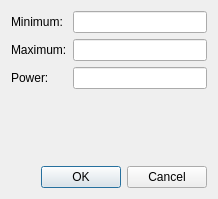
<?xml version="1.0" encoding="UTF-8"?>
<ui version="4.0">
 <class>SimpleScalingDialog</class>
 <widget class="QDialog" name="SimpleScalingDialog">
  <property name="geometry">
   <rect>
    <x>0</x>
    <y>0</y>
    <width>218</width>
    <height>199</height>
   </rect>
  </property>
  <property name="windowTitle">
   <string>Dialog</string>
  </property>
  <layout class="QVBoxLayout" name="verticalLayout">
   <item>
    <layout class="QGridLayout" name="gridLayout">
     <item row="0" column="0">
      <widget class="QLabel" name="label">
       <property name="text">
        <string>Minimum:</string>
       </property>
      </widget>
     </item>
     <item row="0" column="1">
      <widget class="QLineEdit" name="leMinimum"/>
     </item>
     <item row="1" column="0">
      <widget class="QLabel" name="label_2">
       <property name="text">
        <string>Maximum:</string>
       </property>
      </widget>
     </item>
     <item row="1" column="1">
      <widget class="QLineEdit" name="leMaximum"/>
     </item>
     <item row="2" column="0">
      <widget class="QLabel" name="label_3">
       <property name="text">
        <string>Power:</string>
       </property>
      </widget>
     </item>
     <item row="2" column="1">
      <widget class="QLineEdit" name="lePower"/>
     </item>
    </layout>
   </item>
   <item>
    <spacer name="verticalSpacer">
     <property name="orientation">
      <enum>Qt::Vertical</enum>
     </property>
     <property name="sizeHint" stdset="0">
      <size>
       <width>20</width>
       <height>40</height>
      </size>
     </property>
    </spacer>
   </item>
   <item>
    <widget class="QDialogButtonBox" name="buttonBox">
     <property name="orientation">
      <enum>Qt::Horizontal</enum>
     </property>
     <property name="standardButtons">
      <set>QDialogButtonBox::Cancel|QDialogButtonBox::Ok</set>
     </property>
    </widget>
   </item>
  </layout>
 </widget>
 <resources/>
 <connections>
  <connection>
   <sender>buttonBox</sender>
   <signal>accepted()</signal>
   <receiver>SimpleScalingDialog</receiver>
   <slot>accept()</slot>
   <hints>
    <hint type="sourcelabel">
     <x>248</x>
     <y>254</y>
    </hint>
    <hint type="destinationlabel">
     <x>157</x>
     <y>274</y>
    </hint>
   </hints>
  </connection>
  <connection>
   <sender>buttonBox</sender>
   <signal>rejected()</signal>
   <receiver>SimpleScalingDialog</receiver>
   <slot>reject()</slot>
   <hints>
    <hint type="sourcelabel">
     <x>316</x>
     <y>260</y>
    </hint>
    <hint type="destinationlabel">
     <x>286</x>
     <y>274</y>
    </hint>
   </hints>
  </connection>
 </connections>
</ui>
